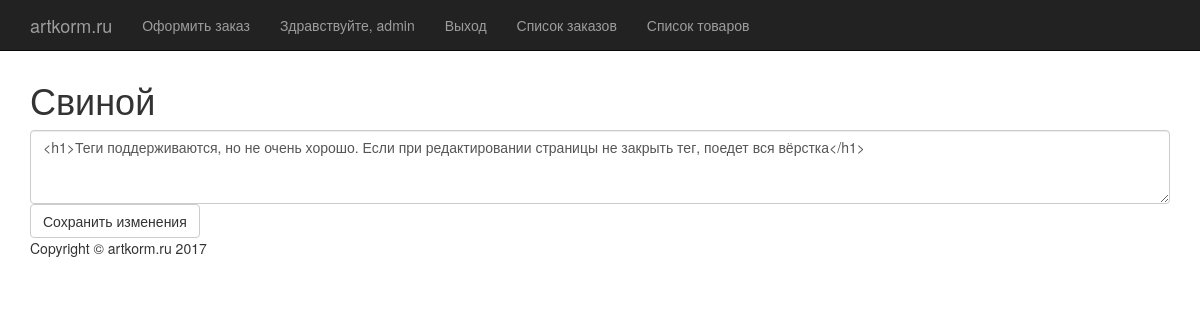
Before: /2/edit (signed in) with the older database file.
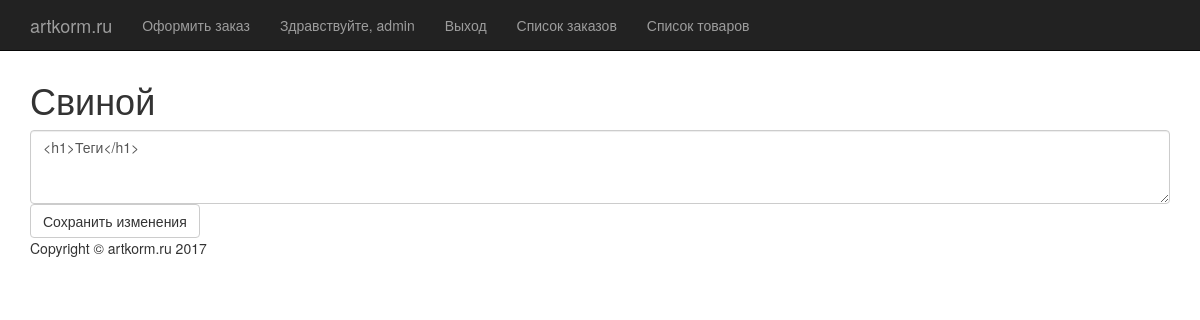
After: the same page with the newer database file.
### AnimalFeed/models.py (models this page shows, shortened)
class Commodity(models.Model):
    commodity_name = models.CharField(max_length=200)
    commodity_info = models.TextField()
    remained_count = models.IntegerField(default=0)
    cost_per_item = models.FloatField()

### AnimalFeed/views.py (the view, shortened to what this page needs)
# urls.py: url(r'^(?P<pk>[0-9]+)/edit$', views.CommodityEditView.as_view(), name='commodity_edit'),
class CommodityEditView(DetailView):
    model = Commodity
    template_name = 'AnimalFeed/commodityEdit.html'
    @method_decorator(staff_member_required)
    def dispatch(self, *args, **kwargs):
        return super(CommodityEditView, self).dispatch(*args, **kwargs)
    def get_context_data(self, **kwargs):
        current_commodity = Commodity.objects.get(pk=self.kwargs['pk'])
        context = dict()
        context['Commodity'] = current_commodity
        return context

### AnimalFeed/templates/AnimalFeed/commodityEdit.html (shortened to what this page needs)
{% extends "AnimalFeed/base.html" %}
{% block content %}
<h1>{{ Commodity.commodity_name }}</h1>
<form method="POST">
    <textarea class="form-control" id="exampleTextarea" rows="3" name="new_info">{{ Commodity.commodity_info }}</textarea>
    <input class="btn btn-default" type="submit" value="Сохранить изменения"/>
</form>
{% endblock %}

Changed rows visible on the page:
changed Commodity "Свиной": new_info "<h1>Теги поддерживаются, но не очень хорошо. Если при редактировании страницы не закрыть тег, поедет вся вёрстка</h1>" → "<h1>Теги</h1>"
